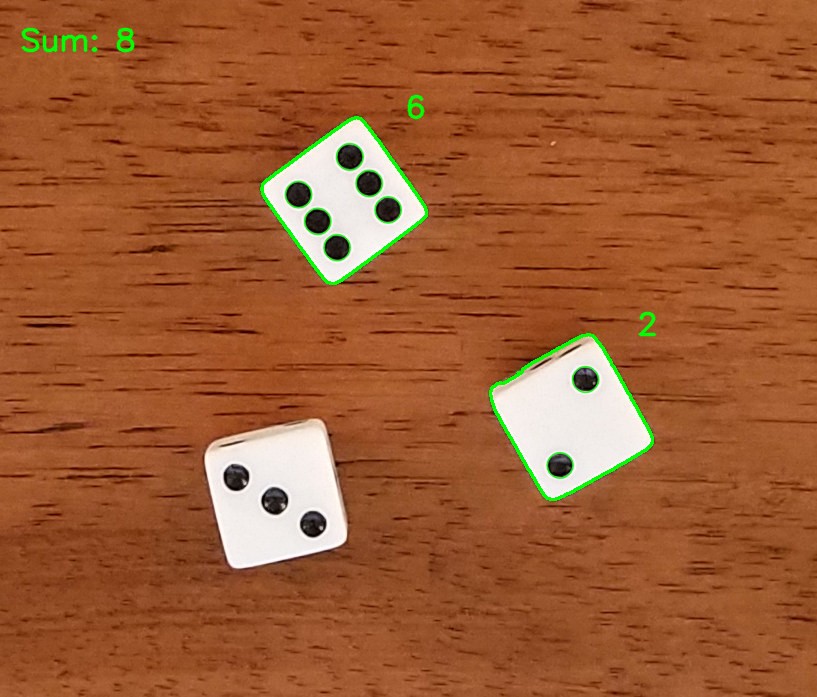
//> input picture src/example_output_.png, 817 x 697 px
$ ./CountDice example_output_.png   (built with g++ and OpenCV 4)
//> lines starting //> are read from the running program, lines starting //| are printed output that depends on the picture; after the words box and inside, x2 and y2 are one past the last pixel; in counts of white or black regions, pixels touching at a corner belong together
#include <opencv2/core/core.hpp>
#include <opencv2/highgui/highgui.hpp>
#include <opencv2/imgproc/imgproc.hpp>
#include <opencv2/features2d.hpp>
#include <iostream>
#include <stdio.h>
#include <stdlib.h>

using namespace cv;
using namespace std;

int main(int argc, char** argv){
  if(argc != 2){
    cout<<" Usage: "<<endl;
    return -1;
  }

  Mat inputImage;
  inputImage = imread(argv[1]);
//> inputImage is the input picture: 697 rows x 817 cols, CV_8UC3; mean B, G, R 52, 92.7, 157

  if(!inputImage.data){
    cout<<"Could not read image or find image"<<endl;
    return -1;
  }

  Mat final = inputImage.clone();
  Mat grayImage,grayBlur,grayImageOrg;
  cvtColor(inputImage,grayImageOrg,COLOR_BGR2GRAY);
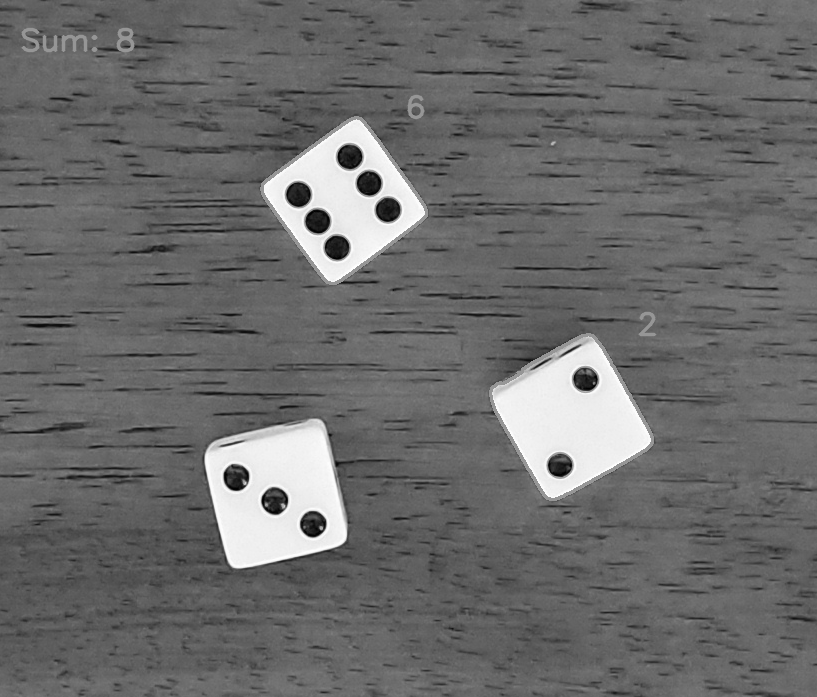
//> grayImageOrg: 697 rows x 817 cols, CV_8UC1; min 1, max 254, mean 107.3
  // blur(grayImageOrg,grayImageOrg,Size(7,7));
  cv::GaussianBlur(grayImageOrg, grayBlur, cv::Size(0, 0), 3);
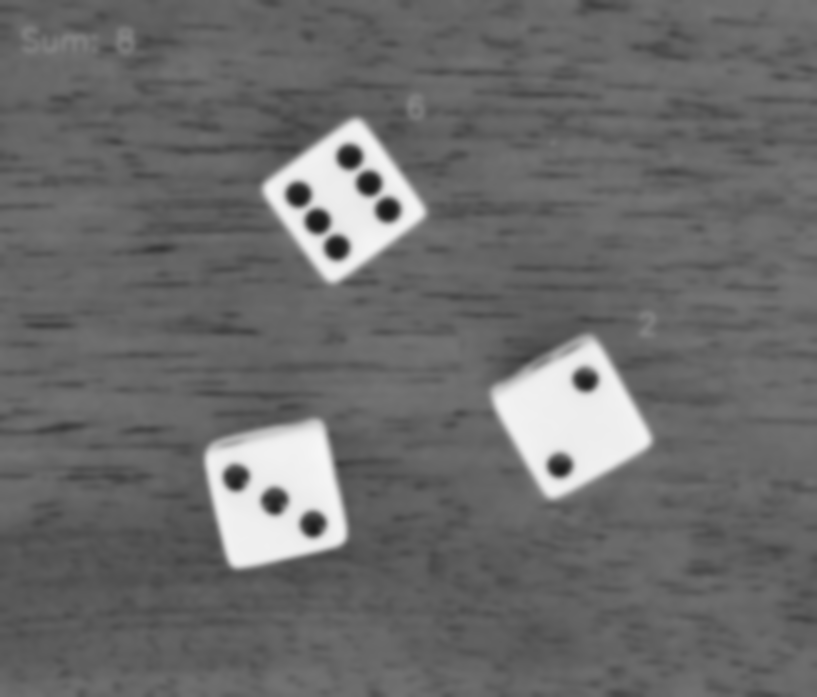
//> grayBlur: 697 rows x 817 cols, CV_8UC1; min 23, max 246, mean 107.3
  cv::addWeighted(grayImageOrg, 1.5, grayBlur, -0.5, 0, grayImage);

  int morph_size = 1;
  Mat element = getStructuringElement( MORPH_RECT, Size( 2*morph_size + 1, 2*morph_size+1 ), Point( morph_size, morph_size ) );
  // blur(grayImage,grayImage,Size(7,7));
  // morphologyEx(grayImage,grayImage,MORPH_CLOSE,element,Point(-1,-1),1);
  // erode(grayImage,grayImage,element,Point(-1,-1),2,1,1);
  blur(grayImage,grayImage,Size(3,3));
  // [5 lines of commented-out code are left out]

  vector<vector<Point> > contours;
  vector<Vec4i> hierarchy;
  int sum =0;

  //// Adapted from https://www.learnopencv.com/blob-detection-using-opencv-python-c/
  SimpleBlobDetector::Params params;
  // Filter by Area.
  params.filterByArea = true;
  params.minArea = 50;

  // Filter by Circularity
  params.filterByCircularity = true;
  params.minCircularity = 0.6;
  Ptr<SimpleBlobDetector> detector = SimpleBlobDetector::create(params);

  Mat cannyOutput;
  Canny(grayImage,cannyOutput, 100, 200, 3);
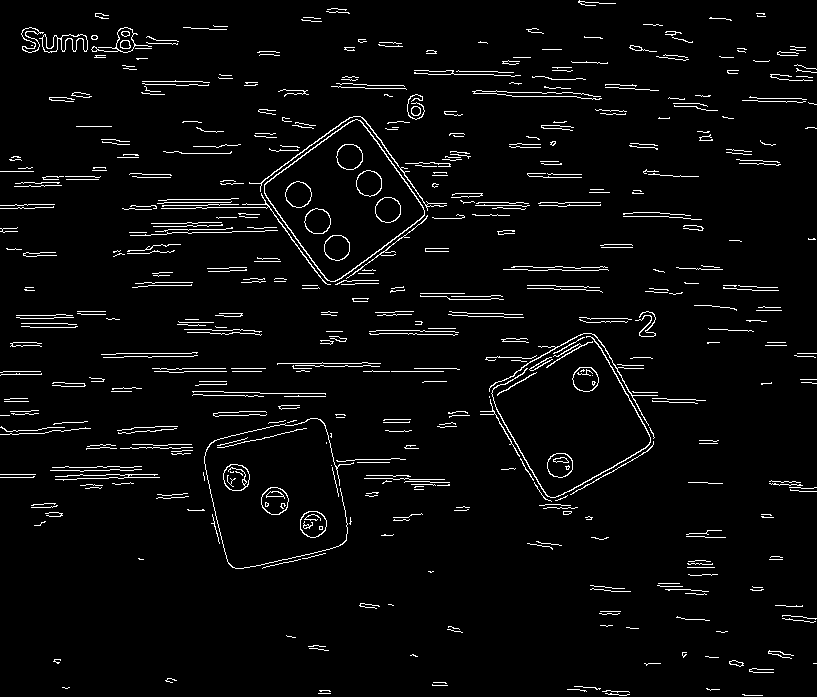
//> cannyOutput: 697 rows x 817 cols, CV_8UC1; 3.8% white in thin lines or dots
  findContours(cannyOutput, contours, hierarchy, RETR_EXTERNAL, CHAIN_APPROX_SIMPLE, Point(0,0));
//> contours = 493 contours, 467 with area under 20; largest, box (x1, y1, x2, y2) and area: (264, 119, 425, 282) 14720, (261, 487, 289, 515) 580, (223, 464, 250, 491) 555, (300, 511, 327, 538) 549, (572, 367, 599, 392) 502
  Mat allcnts = Mat::zeros(cannyOutput.size(), CV_8UC3);

  drawContours(allcnts, contours, -1, Scalar(0,255,0), 2,8,hierarchy);
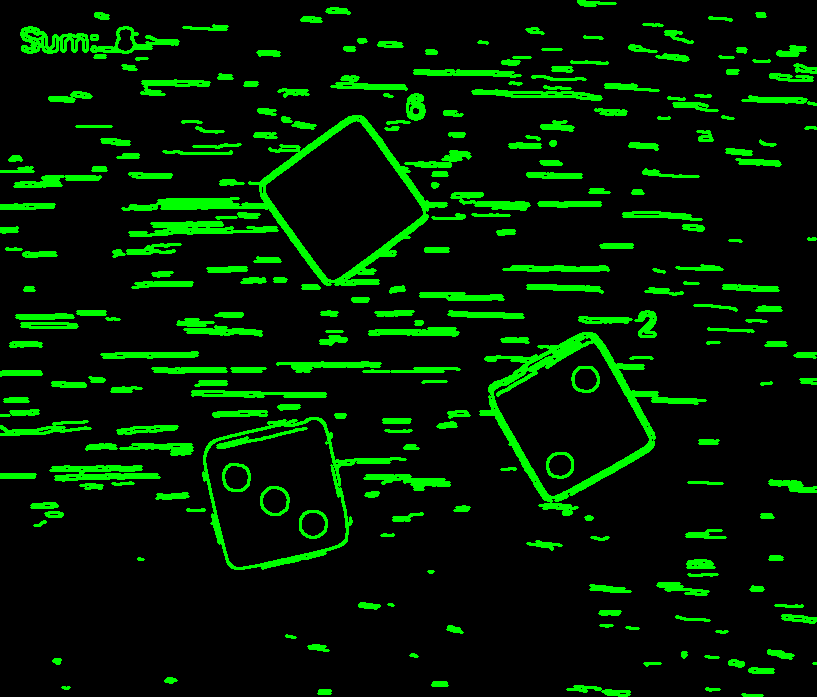
//> allcnts: 697 rows x 817 cols, CV_8UC3; mean B, G, R 0, 28.1, 0
  imshow("allcnts",allcnts);

  Mat cnts = Mat::zeros(cannyOutput.size(), CV_8UC3);
  int j=0;
  for(size_t i=0; i<contours.size();i++){
    double cArea = contourArea(contours[i]);
    if(cArea >= 800){
      drawContours(cnts, contours,(int)i, Scalar(0,255,0), 2,8,hierarchy,0,Point());
      imshow("cnts",cnts);


      j++;
      cout<<"Loop: "<<j<<endl;
      Mat mask = Mat::zeros(cannyOutput.size(), CV_8UC3);
      fillConvexPoly(mask,contours[i],Scalar(255,255,255));
      imshow("mask",mask);
      Mat diceImage = Mat::zeros(cannyOutput.size(), CV_8UC3);
      bitwise_and(mask,inputImage,diceImage);
      imshow("Dice",diceImage);

      vector<KeyPoint> keypoints;
      detector->detect( diceImage, keypoints );
      // Mat im_with_keypoints;
      drawKeypoints( final, keypoints, final, Scalar(0,255,0), DrawMatchesFlags::DRAW_RICH_KEYPOINTS );
      int number = keypoints.size();
      sum += number;
      char Text[10];
      sprintf(Text,"%d",number);
      putText(final, Text, Point(contours[i].front().x+50,contours[i].front().y),FONT_HERSHEY_SIMPLEX, 1, cvScalar(0,255,0), 2, CV_AA);
      drawContours(final, contours, (int)i, Scalar(0,255,0), 2,8,hierarchy,0,Point());
    }
  }
//> this loop made 493 passes
//> (cArea, j, number, sum, Text) on pass 395: (14720, 1, 6, 6, '6')
//> cArea on pass 16: 48
//| Loop: 1
//> (output is shown up to pass 395 of 493)
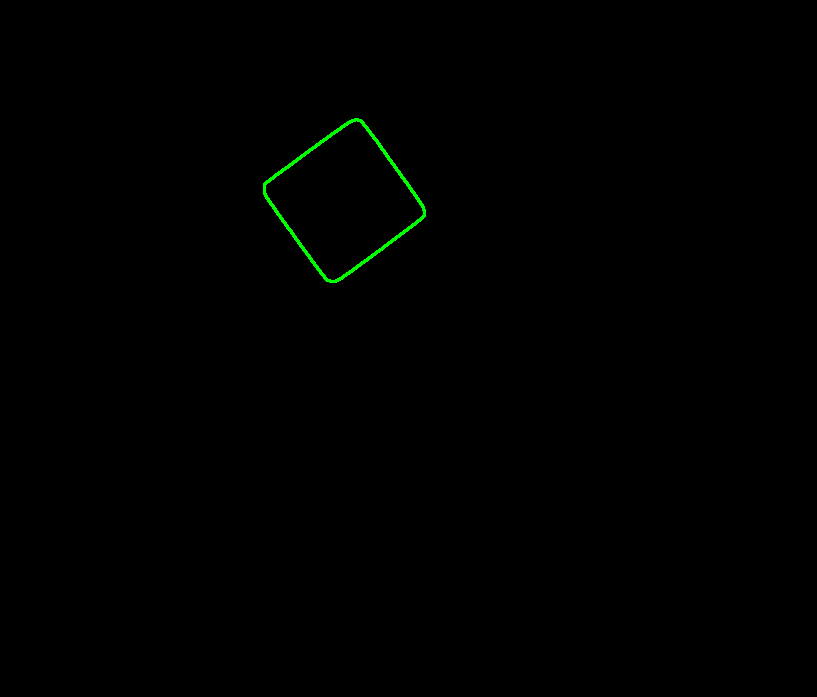
//> cnts: 697 rows x 817 cols, CV_8UC3; mean B, G, R 0, 0.7, 0
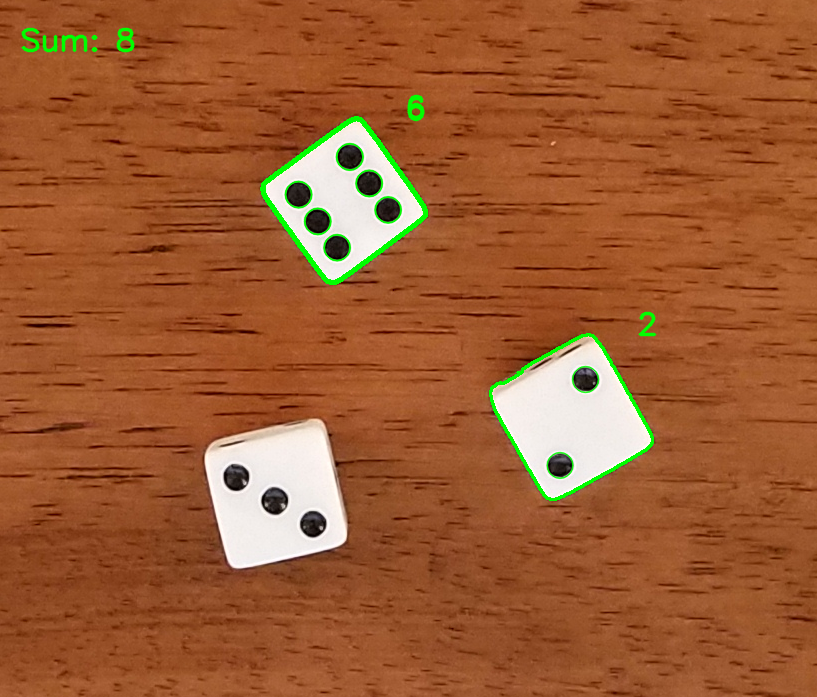
//> final: 697 rows x 817 cols, CV_8UC3; 0.39% of pixels changed, all inside (x1, y1, x2, y2) = (264, 98, 425, 282)
//> after the loop, j = 1; sum = 6
  char sumFinal[30];
  sprintf(sumFinal,"Sum: %d",sum);
//> sumFinal = "Sum: 6"
  putText(final, sumFinal, Point(20,50),FONT_HERSHEY_SIMPLEX, 1, cvScalar(0,255,0), 2, CV_AA);
//> final: 697 rows x 817 cols, CV_8UC3; 0.1% of pixels changed, all inside (x1, y1, x2, y2) = (21, 27, 135, 53)
  imshow("Output Image",final);
  //sprintf(out,"output_"+argv[1]);
  // cout<<argv[1][7]<<endl;
  string str(1,argv[1][7]);
//> str = '_'
  // char str = argv[1][7];
  char out[50];
  // string out;
  strcpy(out,"example_output_");
  // strcat(out,str);
  strcat(out,".png");
  // string outfinal = out + argv[1][7] + ".png";

  cout<<out<<endl;
  imwrite(out,final);
  waitKey(0);
  return 0;
}
